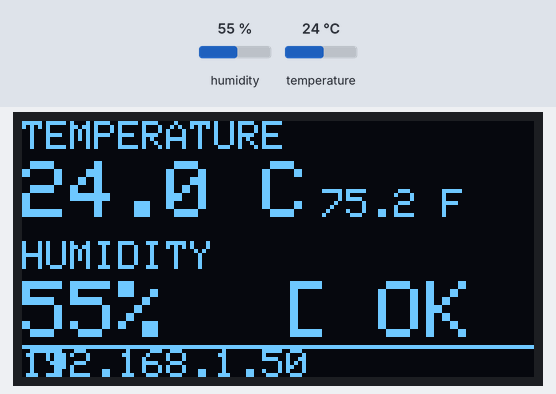
Bench run of a sketch on a simulated ESP8266 (NodeMCU). Parts: 128×64 one-colour display. The inputs (shaded band) are chosen by the test bench; at power-on: humidity 55 %, temperature 24 °C. WiFi joins after 1.5 s; servers stay silent unless stated; network time is answered at once with the bench clock; the local clock reads 2024-03-15 10:24:30 at power-on unless the sketch sets it; storage starts empty; what the sketch prints to the serial monitor is not drawn.

Above: at 60.1 s.

The sketch:

wifi_server_terminal_esp8266.ino
```cpp
#include <DHT.h>
#include <Adafruit_GFX.h>
#include <Adafruit_SSD1306.h>
#include <Wire.h>
#include <ESP8266WiFi.h>
#include <WiFiClient.h>
#include <ESP8266WebServer.h>
#include <LittleFS.h>
#include <NTPClient.h>
#include <WiFiUdp.h>

// ========== WIFI CONFIGURATION ==========
const char* ssid = "WIFI SSID";
const char* password = "PASSWORD";

// ========== DHT CONFIGURATION ==========
#define DHTPIN 13       // D7 on NodeMCU is GPIO 13
#define DHTTYPE DHT22

// ========== DISPLAY CONFIGURATION ==========
#define SCREEN_WIDTH 128
#define SCREEN_HEIGHT 64
#define OLED_ADDR 0x3C

// ========== NTP CONFIGURATION ==========
WiFiUDP ntpUDP;
NTPClient timeClient(ntpUDP, "pool.ntp.org", 0, 60000);

// ========== OBJECTS ==========
DHT dht(DHTPIN, DHTTYPE);
Adafruit_SSD1306 display(SCREEN_WIDTH, SCREEN_HEIGHT, &Wire, -1);
ESP8266WebServer server(80);

// ========== VARIABLES ==========
unsigned long previousMillis = 0;
const long interval = 60000; // Log data every minute

void handleRoot() {
  String html = "<!DOCTYPE html><html><head><title>ESP8266 Data</title>";
  html += "<meta http-equiv=\"refresh\" content=\"60\">";
  html += "</head><body><h1>Logged Data</h1>";
  html += "<table border='1'><tr><th>Timestamp</th><th>Temperature (C)</th><th>Humidity (%)</th></tr>";

  File dataFile = LittleFS.open("/data.csv", "r");
  if (dataFile) {
    while (dataFile.available()) {
      String line = dataFile.readStringUntil('\n');
      String timestamp = line.substring(0, line.indexOf(','));
      String temp = line.substring(line.indexOf(',') + 1, line.lastIndexOf(','));
      String hum = line.substring(line.lastIndexOf(',') + 1);
      html += "<tr><td>" + timestamp + "</td><td>" + temp + "</td><td>" + hum + "</td></tr>";
    }
    dataFile.close();
  } else {
    html += "<tr><td colspan='3'>No data logged yet.</td></tr>";
  }

  html += "</table></body></html>";
  server.send(200, "text/html", html);
}

void setup() {
  Serial.begin(115200);
  dht.begin();

  if(!display.begin(SSD1306_SWITCHCAPVCC, OLED_ADDR)) {
    for(;;);
  }

  display.clearDisplay();
  display.setTextColor(SSD1306_WHITE);
  display.display();

  // Start LittleFS
  if(LittleFS.begin()) {
    Serial.println("LittleFS initialized.");
  } else {
    Serial.println("An error has occurred while mounting LittleFS");
  }

  // Connect to WiFi
  WiFi.begin(ssid, password);
  while (WiFi.status() != WL_CONNECTED) {
    delay(500);
    Serial.print(".");
  }
  Serial.println("");
  Serial.println("WiFi connected");
  Serial.println("IP address: ");
  Serial.println(WiFi.localIP());

  // Start NTP client
  timeClient.begin();

  // Start web server
  server.on("/", handleRoot);
  server.begin();
}

void loop() {
  server.handleClient();
  unsigned long currentMillis = millis();

  if (currentMillis - previousMillis >= interval) {
    previousMillis = currentMillis;

    float h = dht.readHumidity();
    float tC = dht.readTemperature();
    float tF = dht.readTemperature(true);

    timeClient.update();
    unsigned long epochTime = timeClient.getEpochTime();
    String formattedTime = timeClient.getFormattedTime();

    // Log data to file
    if (!isnan(tC) && !isnan(h)) {
      File dataFile = LittleFS.open("/data.csv", "a");
      if (dataFile) {
        dataFile.print(epochTime);
        dataFile.print(",");
        dataFile.print(tC);
        dataFile.print(",");
        dataFile.println(h);
        dataFile.close();
      } else {
        Serial.println("Error opening data.csv for writing");
      }
    }

    // Uptime Calculation
    unsigned long totalSecs = millis() / 1000;
    int d = totalSecs / 86400;
    int h_up = (totalSecs % 86400) / 3600;
    int m = (totalSecs % 3600) / 60;

    display.clearDisplay();

    // --- ROW 1: TEMPERATURE ---
    display.setTextSize(1);
    display.setCursor(0, 0);
    display.print(F("TEMPERATURE"));

    display.setTextSize(2);
    display.setCursor(0, 10);
    if (isnan(tC)) {
      display.print(F("ERROR"));
    } else {
      display.printf("%.1f C", tC);
      display.setTextSize(1);
      display.setCursor(75, 17); // Shifted F slightly right
      display.printf("%0.1f F", tF);
    }

    // --- ROW 2: HUMIDITY & STATUS ICON ---
    display.setTextSize(1);
    display.setCursor(0, 30);
    display.print(F("HUMIDITY"));

    display.setTextSize(2);
    display.setCursor(0, 40);
    if (isnan(h)) {
      display.print(F("ERROR"));
    } else {
      display.printf("%.0f%%", h); // Rounded for space

      // STATUS LOGIC
      // Ideal: 18C-26C and 40%-60% Humidity
      display.setCursor(65, 40);
      if (tC >= 18.0 && tC <= 26.0 && h >= 40.0 && h <= 60.0) {
        display.print(F("[ OK ]"));
      } else if (tC > 26.0 || h > 60.0) {
        display.print(F("[ HI ]")); // High temp or humidity
      } else {
        display.print(F("[ !! ]")); // General Warning/Cold/Dry
      }
    }

    // --- ROW 3: UPTIME & IP ADDRESS ---
    display.drawLine(0, 56, 128, 56, SSD1306_WHITE);
    display.setTextSize(1);
    display.setCursor(0, 57);
    display.print(WiFi.localIP());

    display.display();
  }
}
```
